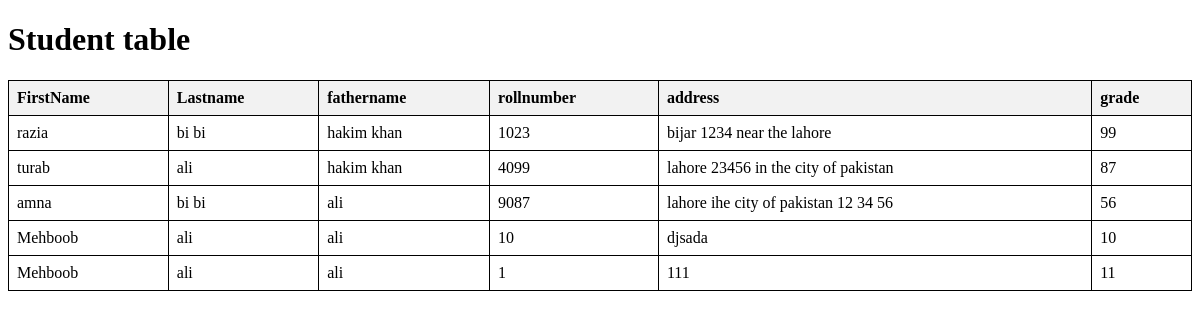
Screenshot of /table/ with the database file from the repository.
### main/models.py (models this page shows, shortened)
class student(models.Model):
    First_name=models.CharField(max_length=35)
    Last_name=models.CharField(max_length=35)
    father_name=models.CharField(max_length=35)
    roll_number=models.IntegerField(null=True,blank=True)
    address=models.TextField(null=True,blank=True)
    grade=models.IntegerField(null=True,blank=True)

### main/views.py (the view)
# urls.py: path('table/',student_table),
def student_table(request):
    data=student.objects.all()
    context={
        'student':data
    }
    return render(request,'index.html',context)

### main/templates/index.html (shortened to what this page needs)
<!DOCTYPE html>
<html>
<head>
</head>
<body>
    <h1>Student table</h1>
    <table>
        <thead>
            <tr>
                <th> FirstName</th>
                <th>Lastname</th>
                <th>fathername</th>
                <th>rollnumber</th>
                <th>address</th>
                <th>grade</th>
            </tr>
        </thead>
        <tbody>
            {% for student in student %}
                <tr>
                    <td>{{ student.First_name }}</td>
                    <td>{{ student.Last_name }}</td>
                    <td>{{ student.father_name }}</td>
                    <td>{{ student.roll_number }}</td>
                    <td>{{ student.address }}</td>
                    <td>{{ student.grade}}</td>
                </tr>
            {% endfor %}
        </tbody>
    </table>
</body>
</html>
</body>
</html>

### main/templates/index.html (style rules this page uses)
table { width: 100%; border-collapse: collapse; }
table, th, td { border: 1px solid black; }
th, td { padding: 8px; text-align: left; }
th { background-color: #f2f2f2; }

### rows the page displays
student: First_name "razia", Last_name "bi bi", father_name "hakim khan", roll_number "1023", address "bijar 1234 near the lahore", grade "99"
student: First_name "turab", Last_name "ali", father_name "hakim khan", roll_number "4099", address "lahore 23456 in the city of pakistan", grade "87"
student: First_name "amna", Last_name "bi bi", father_name "ali", roll_number "9087", address "lahore ihe city of pakistan 12 34 56", grade "56"
student: First_name "Mehboob", Last_name "ali", father_name "ali", roll_number "10", address "djsada", grade "10"
student: First_name "Mehboob", Last_name "ali", father_name "ali", roll_number "1", address "111", grade "11"
